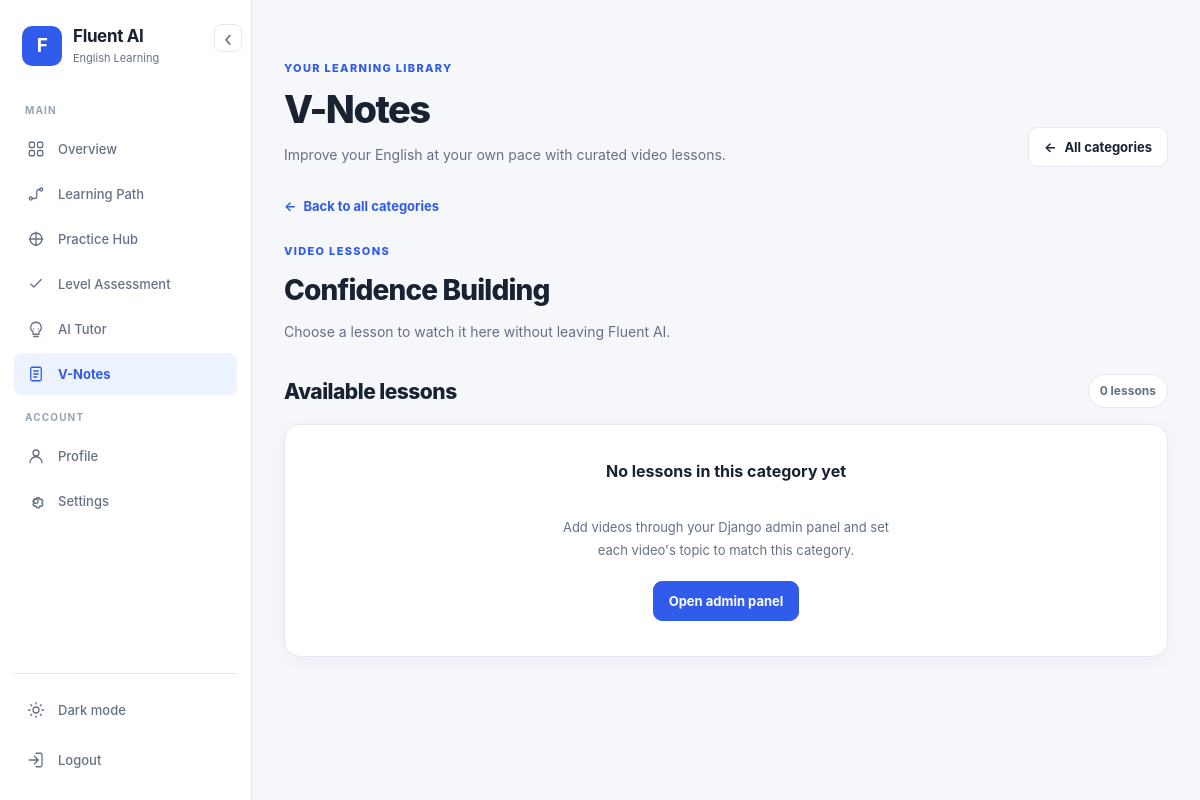
/vnotes/?category=confidence-building (signed in), run on an earlier commit of the app's database.
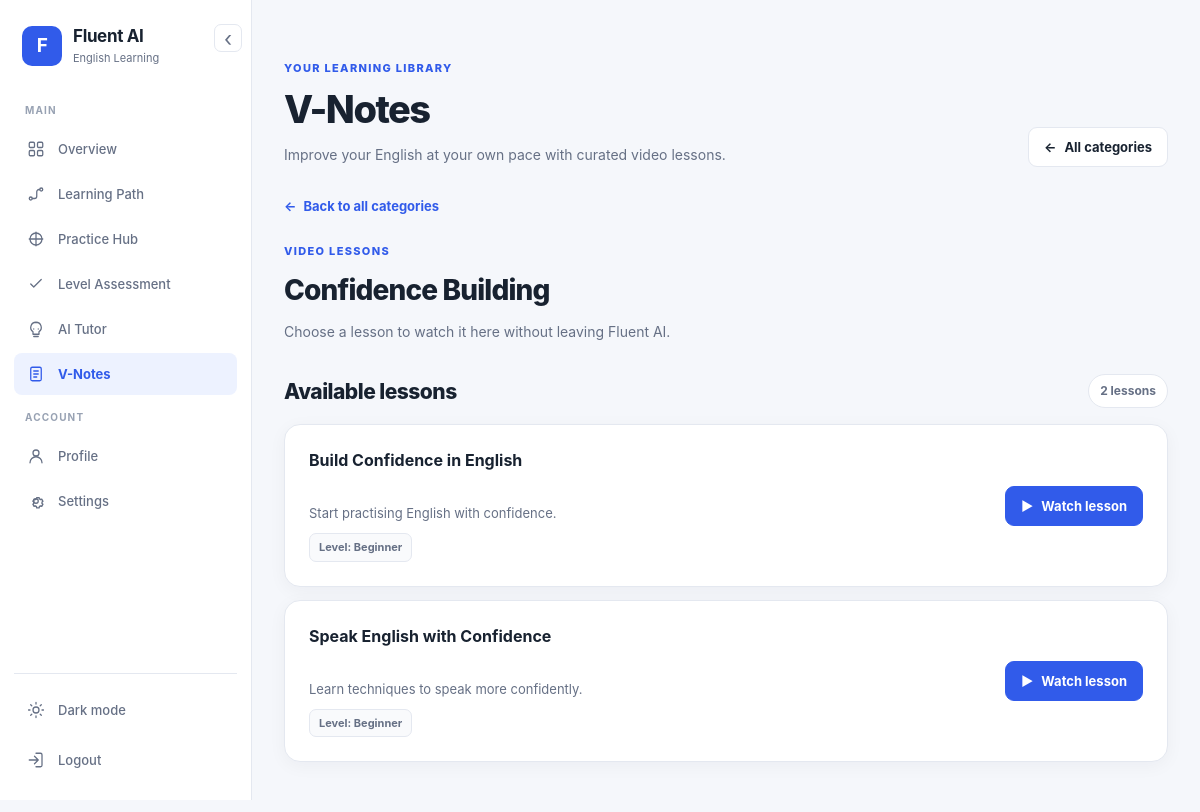
And on a later commit of the database.
### learning/models.py (models this page shows, shortened)
class VideoNote(models.Model):
    title = models.CharField(max_length=200)
    description = models.TextField(blank=True)
    youtube_url = models.URLField()
    topic = models.CharField(max_length=100)
    level = models.CharField(max_length=20)
    is_active = models.BooleanField(default=True)
    created_at = models.DateTimeField(auto_now_add=True)

### learning/views.py (the view, shortened to what this page needs)
# urls.py: path("vnotes/", views.vnotes, name="vnotes"),
@login_required
def vnotes(request):
    from urllib.parse import urlparse, parse_qs
    import re
    categories = [
        {
            "slug": "tenses",
            "title": "Tenses",
            "description": "Grammar, verb forms and sentence structure.",
            "icon": "Aa",
            "keywords": ["tense", "grammar", "verb"],
        },
        {
            "slug": "conversation",
            "title": "Conversation",
            "description": "Everyday English and practical dialogues.",
            "icon": "↔",
            "keywords": ["conversation", "dialogue", "daily talk"],
        },
        {
            "slug": "speaking-podcast",
            "title": "Speaking & Podcast",
            "description": "Listening, pronunciation and spoken English.",
            "icon": "♫",
            "keywords": ["speaking", "podcast", "pronunciation", "listening"],
        },
        {
            "slug": "confidence-building",
            "title": "Confidence Building",
            "description": "Speak naturally and communicate confidently.",
            "icon": "✦",
            "keywords": ["confidence", "communication", "personality"],
        },
    ]
    category_slug = request.GET.get("category", "")
    video_pk = request.GET.get("video", "")
    selected_category = next(
        (item for item in categories if item["slug"] == category_slug),
        None,
    )
    notes = []
    selected_video = None
    embed_url = ""
    if selected_category:
        keywords = selected_category["keywords"]
        for note in VideoNote.objects.filter(is_active=True).order_by("title"):
            topic = (note.topic or "").lower().replace("&", "and")
            if any(keyword in topic for keyword in keywords):
                notes.append(note)
        if video_pk.isdigit():
            selected_video = next(
                (note for note in notes if note.pk == int(video_pk)),
                None,
            )
    return render(
        request,
        "vnotes.html",
        {
            "categories": categories,
            "category": category_slug,
            "selected_category": selected_category,
            "notes": notes,
            "selected_video": selected_video,
            "embed_url": embed_url,
        },
    )

### learning/templates/vnotes.html (shortened to what this page needs)
{% extends "base.html" %}
{% block content %}
<div class="vn-page">
    <header class="vn-header">
        <div>
            <div class="vn-eyebrow">Your learning library</div>
            <h1>V-Notes</h1>
            <p>
                Improve your English at your own pace with curated video lessons.
            </p>
        </div>
        {% if selected_category %}
            <a class="vn-btn vn-btn-secondary" href="{% url 'vnotes' %}">
                <span aria-hidden="true">←</span>
                All categories
            </a>
        {% else %}
            <span class="vn-count vn-count-badge">
                {{ categories|length }} learning categories
            </span>
        {% endif %}
    </header>
    {% if not selected_category %}
        <div class="vn-grid">
            {% for item in categories %}
                <article class="vn-card vn-category-card">
                    <div class="vn-icon" aria-hidden="true">
                        {{ item.icon }}
                    </div>
                    <h2>{{ item.title }}</h2>
                    <p>{{ item.description }}</p>
                    <a
                        class="vn-btn"
                        href="{% url 'vnotes' %}?category={{ item.slug|urlencode }}"
                    >
                        Explore lessons
                        <span aria-hidden="true">→</span>
                    </a>
                </article>
            {% empty %}
                <div class="vn-card vn-empty">
                    <h3>No learning categories yet</h3>
                    <p>
                        Add your video lesson categories to make them
                        available in your learning library.
                    </p>
                    <a class="vn-btn" href="{% url 'admin:index' %}">
                        Open admin panel
                    </a>
                </div>
            {% endfor %}
        </div>
    {% else %}
        <a class="vn-back" href="{% url 'vnotes' %}">
            <span aria-hidden="true">←</span>
            Back to all categories
        </a>
        <section class="vn-category-heading">
            <div class="vn-eyebrow">Video lessons</div>
            <h2>{{ selected_category.title }}</h2>
            <p class="vn-muted">
                Choose a lesson to watch it here without leaving Fluent AI.
            </p>
        </section>
        <div class="vn-section-head">
            <h2>Available lessons</h2>
            <span class="vn-count vn-count-badge">
                {{ notes|length }} lessons
            </span>
        </div>
        <div class="vn-video-list">
            {% for video in notes %}
                <article class="vn-card vn-video-row">
                    <div class="vn-video-info">
                        <h3>{{ video.title }}</h3>
                        <p>
                            {{ video.description|default:"English learning lesson" }}
                        </p>
                        <span class="vn-video-level">
                            Level: {{ video.level|default:"All levels" }}
                        </span>
                    </div>
                    <a
                        class="vn-btn"
                        href="{% url 'vnotes' %}?category={{ category|urlencode }}&amp;video={{ video.pk }}"
                        aria-label="Watch {{ video.title }}"
                    >
                        <span aria-hidden="true">▶</span>
                        Watch lesson
                    </a>
                </article>
            {% empty %}
                <div class="vn-card vn-empty">
                    <h3>No lessons in this category yet</h3>
                    <p>
                        Add videos through your Django admin panel and set
                        each video's topic to match this category.
                    </p>
                    <a class="vn-btn" href="{% url 'admin:index' %}">
                        Open admin panel
                    </a>
                </div>
            {% endfor %}
        </div>
    {% endif %}
</div>
{% endblock %}

What changed in the data, as far as the page shows it:
added VideoNote: title "Build Confidence in English", description "Start practising English with confidence.", level "Beginner"
added VideoNote: title "Speak English with Confidence", description "Learn techniques to speak more confidently.", level "Beginner"
Also different on the page:
{{ notes|length }}: "0" → "2"
text no longer shown: "No lessons in this category yet Add videos through your Django admin panel and set each video's topic to match this category. Open admin panel"
